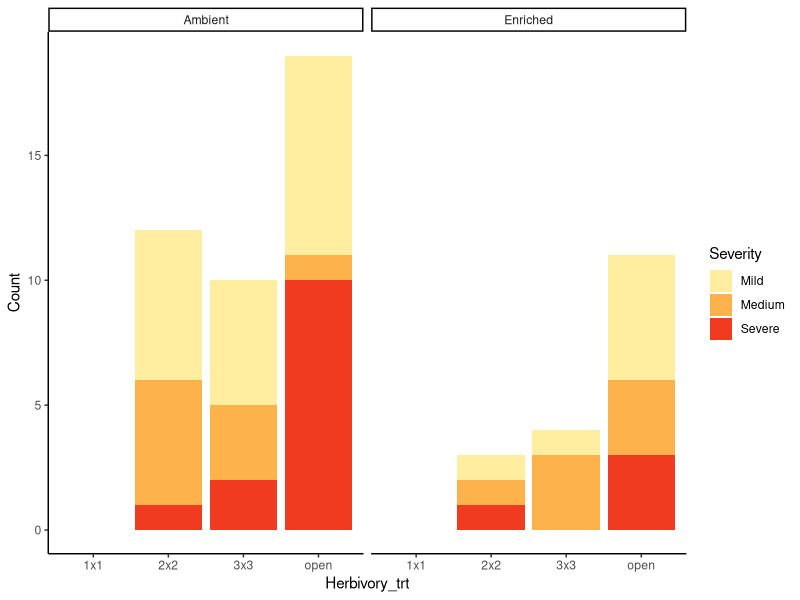
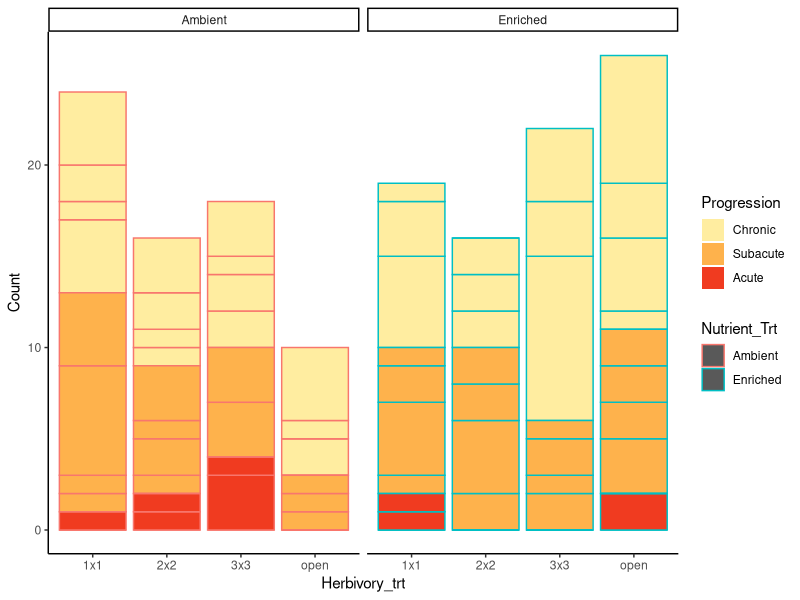
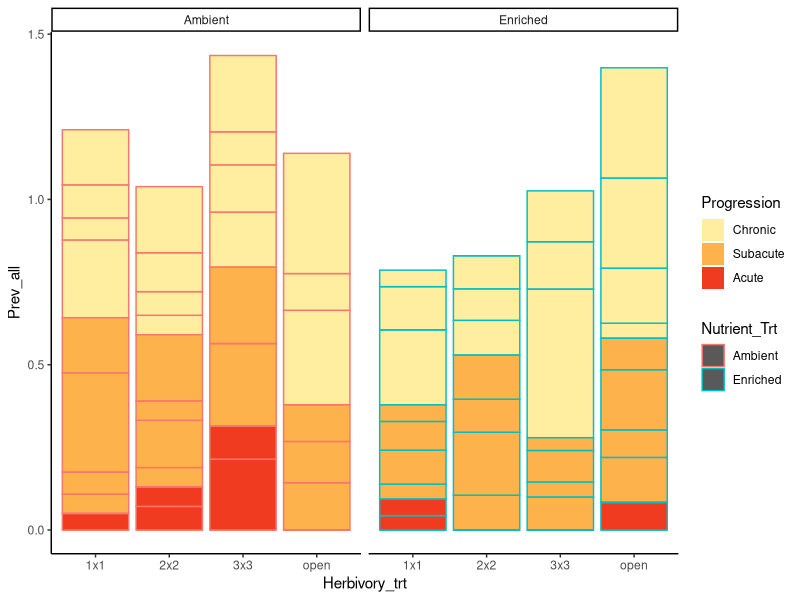
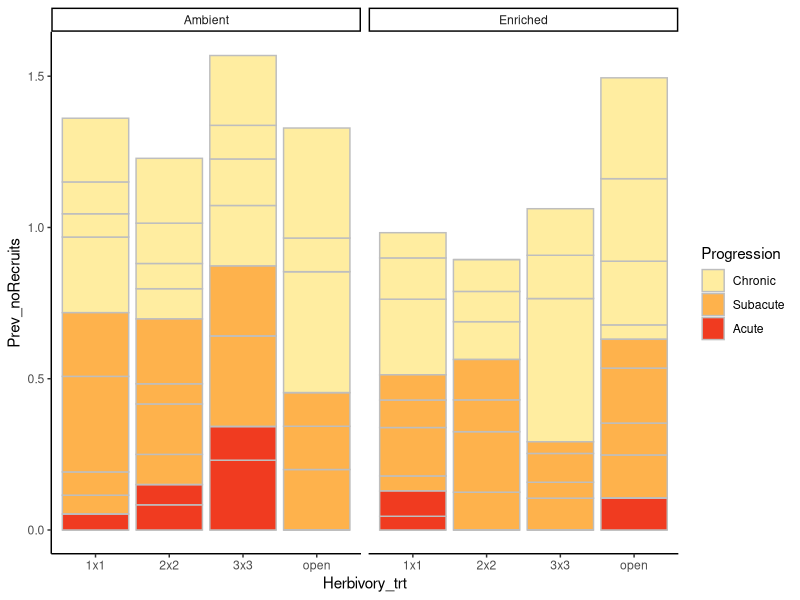
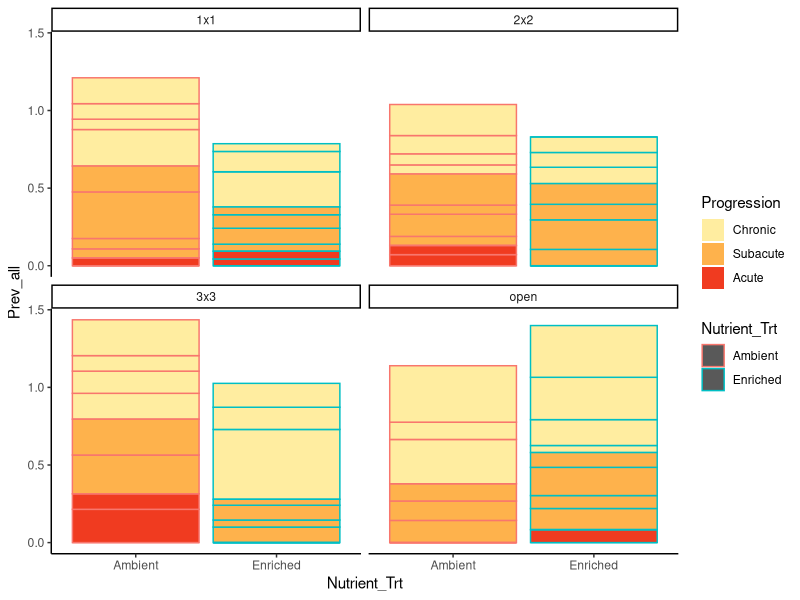
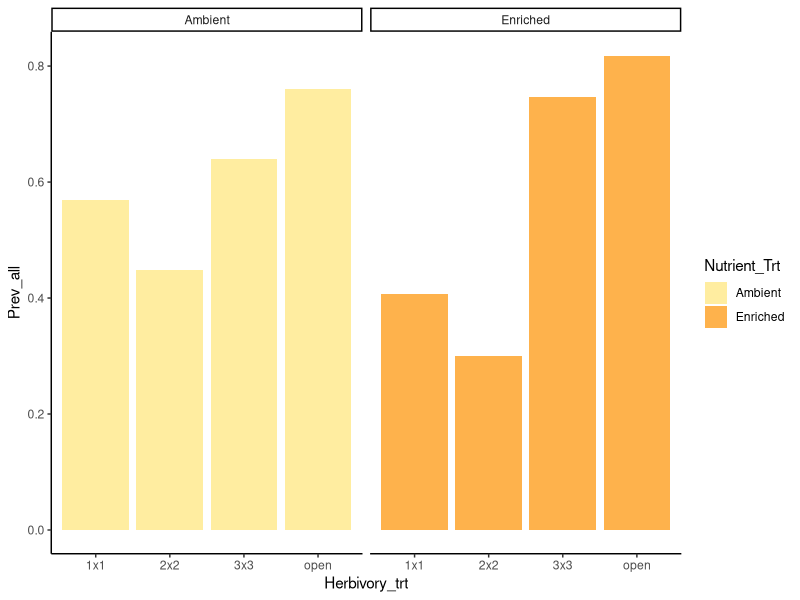
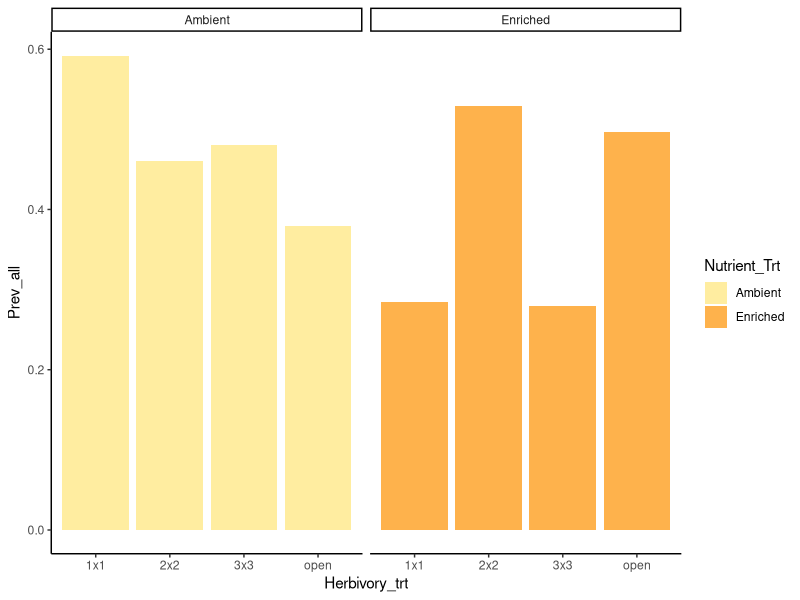
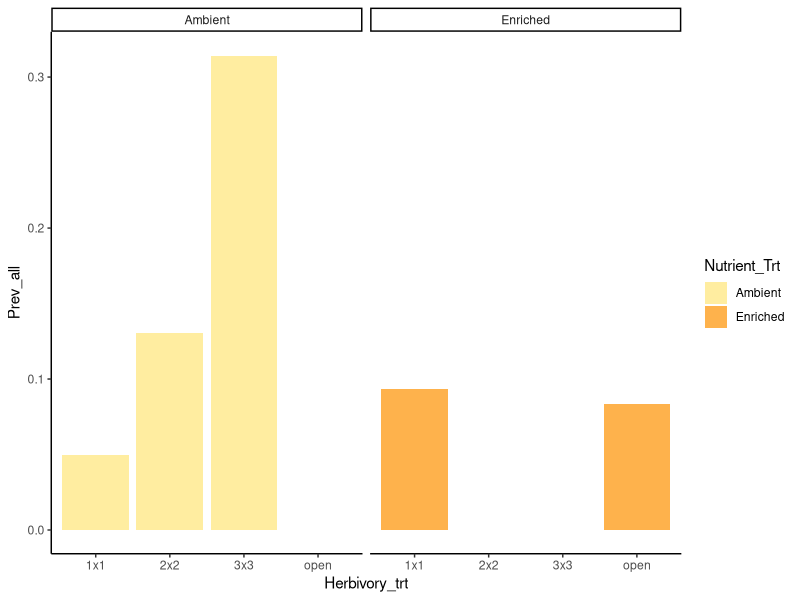

These charts were generated, in order, by the following R code:
## ---- chunk 1
knitr::opts_chunk$set(echo = TRUE)


require(here)
require(tidyverse)
require(RColorBrewer)
## ---- chunk 2
surveys <- read_csv("data/disease_surveys.csv")
colony_counts <- read_csv("data/colony_counts_T12.csv")
## ---- chunk 3
surveys %>% 
  filter(Genus == "Pavona" & Suspected_disease == "EH") %>% 
  # start looking without thinking about size?
  group_by(Block, Herbivory_trt, Progression) %>% 
  summarize(Count = n()) %>% 
  pivot_wider(names_from = Progression, values_from = Count) %>% 
  full_join(colony_counts) %>%
  filter(Disturbance_Trt == "Intact") %>% 
  mutate(Medium = replace_na(Medium, 0),
         Mild = replace_na(Mild, 0),
         Severe = replace_na(Severe, 0)) %>% 
  ungroup() %>% 
  select(-Pocillopora_colonies, -Poc_norecruits, -Acropora_colonies, -Notes) %>% 
  pivot_longer(cols = c("Medium", "Mild", "Severe"),
               names_to = "Severity",
               values_to = "Count") %>% 
  # reorder factors
  mutate(Herbivory_trt = factor(Herbivory_trt, levels = c("1x1", "2x2", "3x3", "open"))) %>% 
  mutate(Severity = factor(Severity, levels = c("Mild", "Medium", "Severe"))) -> pavEH
## ---- chunk 4
pavEH %>% 
  ggplot(aes(x = Herbivory_trt, y = Count, fill = Severity)) +
  geom_bar(stat = "identity") +
  scale_fill_manual(values = brewer.pal(n = 3, name = "YlOrRd")) +
  theme_classic() + 
  facet_wrap(~Nutrient_Trt)
## ---- chunk 5
# what are our options here?
surveys %>% 
  filter(Genus == "Pocillopora") %>% 
  select(Suspected_disease) %>% unique() %>% arrange() %>% view()


## ---- chunk 6

surveys %>% 
  filter(Genus == "Pocillopora" & (Suspected_disease == "TL_ciliate" | Suspected_disease == "TL")) %>% 
  # start looking without thinking about size?
  group_by(Block, Herbivory_trt, Progression) %>% 
  summarize(Count = n()) %>% 
  pivot_wider(names_from = Progression, values_from = Count) %>% 
  full_join(colony_counts) %>%
  filter(Disturbance_Trt == "Intact") %>% 
  mutate(Acute = replace_na(Acute, 0),
         Subacute = replace_na(Subacute, 0),
         Chronic = replace_na(Chronic, 0)) %>% 
  ungroup() %>% 
  select(-Acropora_colonies, -Notes) %>% 
  pivot_longer(cols = c("Acute", "Subacute", "Chronic"),
               names_to = "Progression",
               values_to = "Count") %>% 
  # reorder factors
  mutate(Herbivory_trt = factor(Herbivory_trt, levels = c("1x1", "2x2", "3x3", "open"))) %>% 
  mutate(Progression = factor(Progression, levels = c("Chronic", "Subacute", "Acute"))) %>% 
  # get prevalences
  mutate(Prev_all = Count/Pocillopora_colonies,
         Prev_noRecruits = Count/Poc_norecruits) -> pocTL
  

## ---- chunk 7
pocTL %>% 
  ggplot(aes(x = Herbivory_trt, y = Count, fill = Progression, color = Nutrient_Trt,)) +
  geom_bar(stat = "identity") +
  scale_fill_manual(values = brewer.pal(n = 3, name = "YlOrRd")) +
  theme_classic() + 
  facet_wrap(~Nutrient_Trt)
## ---- chunk 8
pocTL %>% 
  ggplot(aes(x = Herbivory_trt, y = Prev_all, fill = Progression, color = Nutrient_Trt,)) +
  geom_bar(stat = "identity") +
  scale_fill_manual(values = brewer.pal(n = 3, name = "YlOrRd")) +
  theme_classic() + 
  facet_wrap(~Nutrient_Trt)
## ---- chunk 9
pocTL %>% 
  ggplot(aes(x = Herbivory_trt, y = Prev_noRecruits, fill = Progression)) +
  geom_bar(stat = "identity", color = "gray") +
  scale_fill_manual(values = brewer.pal(n = 3, name = "YlOrRd")) +
  theme_classic() + 
  facet_wrap(~Nutrient_Trt)
## ---- chunk 10
pocTL %>% 
  ggplot(aes(x = Nutrient_Trt, y = Prev_all, color = Nutrient_Trt, fill = Progression)) +
  geom_bar(stat = "identity") +
  scale_fill_manual(values = brewer.pal(n = 3, name = "YlOrRd")) +
  theme_classic() + 
  facet_wrap(~Herbivory_trt)
## ---- chunk 11

pocTL %>% 
  filter(Progression == "Chronic") %>% 
  ggplot(aes(x = Herbivory_trt, y = Prev_all, fill =  Nutrient_Trt)) +
  geom_bar(stat = "identity") +
  scale_fill_manual(values = brewer.pal(n = 3, name = "YlOrRd")) +
  theme_classic() + 
  facet_wrap(~Nutrient_Trt)

## ---- chunk 12

pocTL %>% 
  filter(Progression == "Subacute") %>% 
  ggplot(aes(x = Herbivory_trt, y = Prev_all, fill =  Nutrient_Trt)) +
  geom_bar(stat = "identity") +
  scale_fill_manual(values = brewer.pal(n = 3, name = "YlOrRd")) +
  theme_classic() + 
  facet_wrap(~Nutrient_Trt)

## ---- chunk 13

pocTL %>% 
  filter(Progression == "Acute") %>% 
  ggplot(aes(x = Herbivory_trt, y = Prev_all, fill =  Nutrient_Trt)) +
  geom_bar(stat = "identity") +
  scale_fill_manual(values = brewer.pal(n = 3, name = "YlOrRd")) +
  theme_classic() + 
  facet_wrap(~Nutrient_Trt)

## ---- chunk 14

pocTL %>% 
  filter(Progression == "Acute" | Progression == "Subacute") %>% 
  ggplot(aes(x = Herbivory_trt, y = Prev_all, fill = Progression, color = Nutrient_Trt,)) +
  geom_bar(stat = "identity") +
  scale_fill_manual(values = brewer.pal(n = 3, name = "YlOrRd")) +
  theme_classic() + 
  facet_wrap(~Nutrient_Trt)

## ---- chunk 15
surveys %>% 
  filter(Genus == "Pocillopora" & (Suspected_disease == "TL_ciliate" | Suspected_disease == "TL")) %>% 
  # start looking without thinking about size?
  group_by(Block, Herbivory_trt) %>% 
  summarize(Count = n()) %>% 
  full_join(colony_counts) %>%
  filter(Disturbance_Trt == "Intact") %>% 
  ungroup() %>% 
  select(-Acropora_colonies, -Notes) %>% 
  mutate(Herbivory_trt = factor(Herbivory_trt, levels = c("1x1", "2x2", "3x3", "open"))) %>% 
  # get prevalences
  mutate(Prev_all = Count/Pocillopora_colonies,
         Prev_noRecruits = Count/Poc_norecruits) -> pocTLmod
## ---- chunk 16
mPoc <- glm(Count ~ Herbivory_trt + Nutrient_Trt + Herbivory_trt:Nutrient_Trt + offset(log(Pocillopora_colonies)), 
    family = poisson(link = "log"),
    data = pocTLmod)
  summary(mPoc) # stepwise selection just selects for nutrient enrichment
## ---- chunk 17
surveys %>% 
  filter(Genus == "Pocillopora" & (Suspected_disease == "TL_ciliate")) %>%
  # start looking without thinking about size?
  group_by(Block, Herbivory_trt, Progression) %>% 
  summarize(Count = n()) %>% 
  pivot_wider(names_from = Progression, values_from = Count) %>% 
  full_join(colony_counts) %>%
  filter(Disturbance_Trt == "Intact") %>% 
  mutate(#Acute = replace_na(Acute, 0),
         Subacute = replace_na(Subacute, 0),
         Chronic = replace_na(Chronic, 0)) %>% 
  ungroup() %>% 
  select(-Acropora_colonies, -Notes) %>% 
  pivot_longer(cols = c( "Subacute", "Chronic"), 
               names_to = "Progression",
               values_to = "Count") %>% 
  # reorder factors
  mutate(Herbivory_trt = factor(Herbivory_trt, levels = c("1x1", "2x2", "3x3", "open"))) %>% 
  mutate(Progression = factor(Progression, levels = c("Chronic", "Subacute"))) %>% 
  # get prevalences
  mutate(Prev_all = Count/Pocillopora_colonies,
         Prev_noRecruits = Count/Poc_norecruits) -> pocTLcil
  

## ---- chunk 18
pocTLcil %>% 
  ggplot(aes(x = Herbivory_trt, y = Count, fill = Progression, color = Nutrient_Trt,)) +
  geom_bar(stat = "identity") +
  scale_fill_manual(values = brewer.pal(n = 3, name = "YlOrRd")) +
  theme_classic() + 
  facet_wrap(~Nutrient_Trt)
## ---- chunk 19
pocTLcil %>% 
  ggplot(aes(x = Herbivory_trt, y = Prev_all, fill = Progression, color = Nutrient_Trt,)) +
  geom_bar(stat = "identity") +
  scale_fill_manual(values = brewer.pal(n = 3, name = "YlOrRd")) +
  theme_classic() + 
  facet_wrap(~Nutrient_Trt)
## ---- chunk 20
pocTLcil %>% 
  ggplot(aes(x = Herbivory_trt, y = Prev_noRecruits, fill = Progression)) +
  geom_bar(stat = "identity", color = "gray") +
  scale_fill_manual(values = brewer.pal(n = 3, name = "YlOrRd")) +
  theme_classic() + 
  facet_wrap(~Nutrient_Trt)
## ---- chunk 21
pocTLcil %>% 
  ggplot(aes(x = Nutrient_Trt, y = Prev_all, color = Nutrient_Trt, fill = Progression)) +
  geom_bar(stat = "identity") +
  scale_fill_manual(values = brewer.pal(n = 3, name = "YlOrRd")) +
  theme_classic() + 
  facet_wrap(~Herbivory_trt)
## ---- chunk 22

pocTLcil %>% 
  filter(Progression == "Chronic") %>% 
  ggplot(aes(x = Herbivory_trt, y = Prev_all, fill =  Nutrient_Trt)) +
  geom_bar(stat = "identity") +
  scale_fill_manual(values = brewer.pal(n = 3, name = "YlOrRd")) +
  theme_classic() + 
  facet_wrap(~Nutrient_Trt)

## ---- chunk 23

pocTLcil %>% 
  filter(Progression == "Subacute") %>% 
  ggplot(aes(x = Herbivory_trt, y = Prev_all, fill =  Nutrient_Trt)) +
  geom_bar(stat = "identity") +
  scale_fill_manual(values = brewer.pal(n = 3, name = "YlOrRd")) +
  theme_classic() + 
  facet_wrap(~Nutrient_Trt)

## ---- chunk 24

pocTLcil %>% 
  filter(Progression == "Acute" | Progression == "Subacute") %>% 
  ggplot(aes(x = Herbivory_trt, y = Prev_all, fill = Progression, color = Nutrient_Trt,)) +
  geom_bar(stat = "identity") +
  scale_fill_manual(values = brewer.pal(n = 3, name = "YlOrRd")) +
  theme_classic() + 
  facet_wrap(~Nutrient_Trt)

## ---- chunk 25
surveys %>% 
  filter(Genus == "Pocillopora" & (Suspected_disease == "TL_ciliate" )) %>% 
  # start looking without thinking about size?
  group_by(Block, Herbivory_trt) %>% 
  summarize(Count = n()) %>% 
  full_join(colony_counts) %>%
  filter(Disturbance_Trt == "Intact") %>% 
  ungroup() %>% 
  select(-Acropora_colonies, -Notes) %>% 
  mutate(Herbivory_trt = factor(Herbivory_trt, levels = c("1x1", "2x2", "3x3", "open"))) %>% 
  # get prevalences
  mutate(Prev_all = Count/Pocillopora_colonies,
         Prev_noRecruits = Count/Poc_norecruits) -> pocTLcilmod
## ---- chunk 26
mPocCil <- glm(Count ~ Herbivory_trt + offset(log(Pocillopora_colonies)), 
    family = poisson(link = "log"),
    data = pocTLcilmod)
  summary(mPocCil) # a stepwise selects for herbivory treatment
## ---- chunk 27
surveys %>% 
  filter(Genus == "Pocillopora" & (Suspected_disease == "Bleach_base_or_side")) %>%
  mutate(Progression = case_when(is.na(Progression) ~ "Normal", 
                                       TRUE ~ Progression)) %>% 
  # start looking without thinking about size?
  group_by(Block, Herbivory_trt, Progression) %>% 
  summarize(Count = n()) %>% 
  pivot_wider(names_from = Progression, values_from = Count) %>% 
  full_join(colony_counts) %>%
  filter(Disturbance_Trt == "Intact") %>% 
  mutate(Normal = replace_na(Normal, 0),
         Chill = replace_na(Chill, 0)) %>% 
  ungroup() %>% 
  select(-Acropora_colonies, -Notes) %>% 
  pivot_longer(cols = c( "Normal", "Chill"), 
               names_to = "Severity",
               values_to = "Count") %>% 
  # reorder factors
  mutate(Herbivory_trt = factor(Herbivory_trt, levels = c("1x1", "2x2", "3x3", "open"))) %>% 
  mutate(Severity = factor(Severity, levels = c("Chill", "Normal"))) %>% 
  # get prevalences
  mutate(Prev_all = Count/Pocillopora_colonies,
         Prev_noRecruits = Count/Poc_norecruits) -> pocBleach
  

## ---- chunk 28
pocBleach %>% 
  ggplot(aes(x = Herbivory_trt, y = Count, fill = Severity, color = Nutrient_Trt,)) +
  geom_bar(stat = "identity") +
  scale_fill_manual(values = brewer.pal(n = 3, name = "YlOrRd")) +
  theme_classic() + 
  facet_wrap(~Nutrient_Trt)
## ---- chunk 29
pocBleach %>% 
  ggplot(aes(x = Herbivory_trt, y = Prev_all, fill = Severity, color = Nutrient_Trt,)) +
  geom_bar(stat = "identity") +
  scale_fill_manual(values = brewer.pal(n = 3, name = "YlOrRd")) +
  theme_classic() + 
  facet_wrap(~Nutrient_Trt)
## ---- chunk 30
pocBleach %>% 
  ggplot(aes(x = Herbivory_trt, y = Prev_noRecruits, fill = Severity)) +
  geom_bar(stat = "identity", color = "gray") +
  scale_fill_manual(values = brewer.pal(n = 3, name = "YlOrRd")) +
  theme_classic() + 
  facet_wrap(~Nutrient_Trt)
## ---- chunk 31
pocBleach %>% 
  ggplot(aes(x = Nutrient_Trt, y = Prev_all, color = Nutrient_Trt, fill = Severity)) +
  geom_bar(stat = "identity") +
  scale_fill_manual(values = brewer.pal(n = 3, name = "YlOrRd")) +
  theme_classic() + 
  facet_wrap(~Herbivory_trt)
## ---- chunk 32

pocBleach %>% 
  filter(Severity == "Normal") %>% 
  ggplot(aes(x = Herbivory_trt, y = Prev_all, fill =  Nutrient_Trt)) +
  geom_bar(stat = "identity") +
  scale_fill_manual(values = brewer.pal(n = 3, name = "YlOrRd")) +
  theme_classic() + 
  facet_wrap(~Nutrient_Trt)

## ---- chunk 33
surveys %>% 
  filter(Genus == "Pocillopora" & (Suspected_disease == "Bleach_base_or_side" )) %>% 
  # remove chillers for now?
  filter(is.na(Progression)) %>% 
  # start looking without thinking about size?
  group_by(Block, Herbivory_trt) %>% 
  summarize(Count = n()) %>% 
  full_join(colony_counts) %>%
  mutate(Count = replace_na(Count, 0)) %>% 
  filter(Disturbance_Trt == "Intact") %>% 
  ungroup() %>% 
  select(-Acropora_colonies, -Notes) %>% 
  mutate(Herbivory_trt = factor(Herbivory_trt, levels = c("1x1", "2x2", "3x3", "open"))) %>% 
  # get prevalences
  mutate(Prev_all = Count/Pocillopora_colonies,
         Prev_noRecruits = Count/Poc_norecruits) -> pocBleachmod
## ---- chunk 34
mPocBleach <- glm(Count ~ Nutrient_Trt + Herbivory_trt + Nutrient_Trt:Herbivory_trt + offset(log(Pocillopora_colonies)), 
    family = poisson(link = "log"),
    data = pocBleachmod)
  summary(mPocBleach) # a stepwise function keeps interaction
